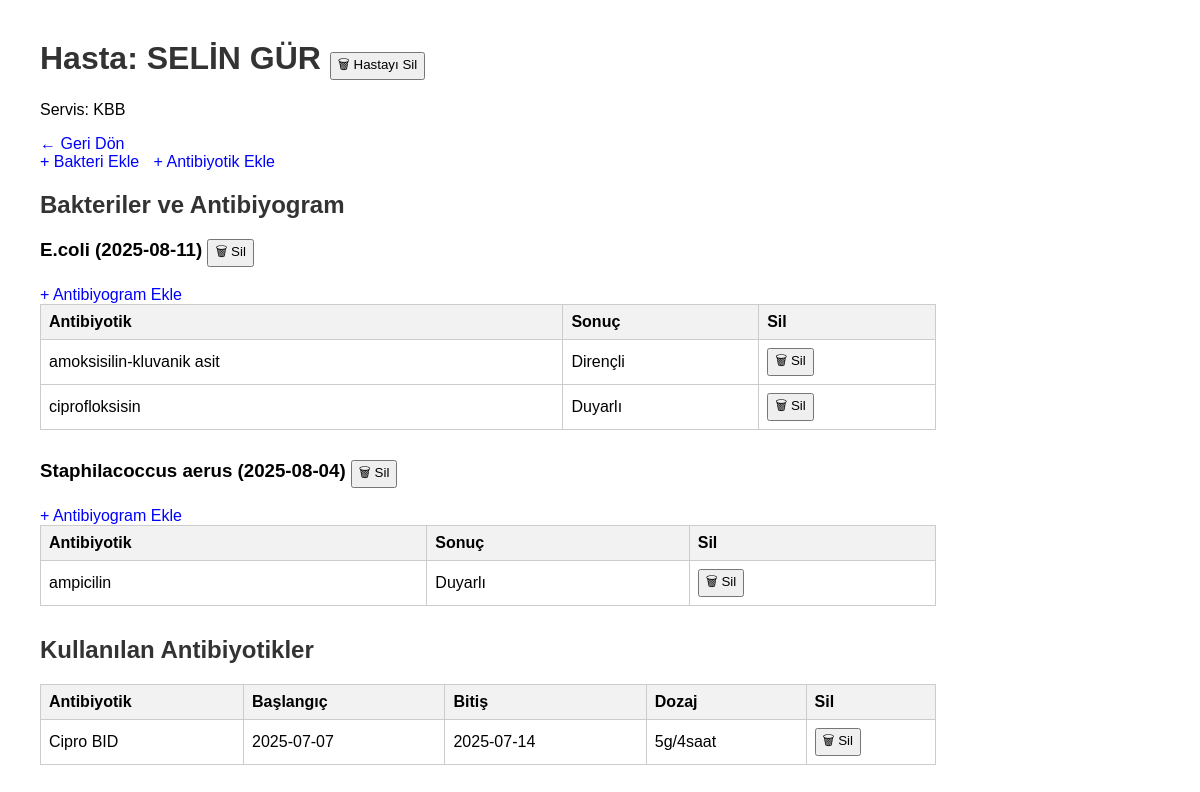
Page /hasta/1 on the committed database.
### app.py (models this page shows)
class Hasta(db.Model):
    id = db.Column(db.Integer, primary_key=True)
    tc_kimlik = db.Column(db.String(11), unique=True, nullable=False)  # 🔹 yeni alan
    ad = db.Column(db.String(50))
    soyad = db.Column(db.String(50))
    servis = db.Column(db.String(50))
    bakteriler = db.relationship('Bakteri', backref='hasta', lazy=True)
    tedaviler = db.relationship('Tedavi', backref='hasta', lazy=True)

class Bakteri(db.Model):
    id = db.Column(db.Integer, primary_key=True)
    isim = db.Column(db.String(50))
    ureme_tarihi = db.Column(db.Date, default=date.today)  # 🔹 yeni alan
    hasta_id = db.Column(db.Integer, db.ForeignKey('hasta.id'), nullable=False)
    antibiyogramlar = db.relationship('Antibiyogram', backref='bakteri', lazy=True)

class Antibiyogram(db.Model):
    id = db.Column(db.Integer, primary_key=True)
    antibiyotik = db.Column(db.String(50))
    sonuc = db.Column(db.String(20))  # Duyarlı / Dirençli
    bakteri_id = db.Column(db.Integer, db.ForeignKey('bakteri.id'), nullable=False)

class KullanilanAntibiyotik(db.Model):
    __tablename__ = 'kullanilan_antibiyotik'
    id = db.Column(db.Integer, primary_key=True)
    antibiyotik = db.Column(db.String(50))
    baslangic = db.Column(db.Date)
    bitis = db.Column(db.Date)
    dozaj = db.Column(db.String(50))
    hasta_id = db.Column(db.Integer, db.ForeignKey('hasta.id'))
    hasta = db.relationship('Hasta', backref='kullanilan_antibiyotikler')

### app.py (the view)
@app.route('/hasta/<int:id>')
def hasta_detay(id):
    hasta = Hasta.query.get_or_404(id)
    return render_template('detay.html', hasta=hasta)

### templates/detay.html (shortened to what this page needs)
<!DOCTYPE html>
<html lang="tr">
<head>
</head>
<body>
    <h1>
    Hasta: {{ hasta.ad }} {{ hasta.soyad }}
    <form action="{{ url_for('hasta_sil', hasta_id=hasta.id) }}" method="POST" style="display:inline;">
        <button type="submit" onclick="return confirm('Bu hastayı silmek istediğinize emin misiniz?')">
            🗑 Hastayı Sil
        </button>
    </form>
</h1>
<p>Servis: {{ hasta.servis }}</p>
<a href="{{ url_for('ana_sayfa') }}">← Geri Dön</a>
    <div class="actions">
        <a href="{{ url_for('bakteri_ekle', hasta_id=hasta.id) }}">+ Bakteri Ekle</a>
        <a href="{{ url_for('antibiyotik_ekle', hasta_id=hasta.id) }}">+ Antibiyotik Ekle</a>
    </div>
    <h2>Bakteriler ve Antibiyogram</h2>
    {% for bakteri in hasta.bakteriler %}
    <h3>
    {{ bakteri.isim }} ({{ bakteri.ureme_tarihi }})
    <form action="{{ url_for('bakteri_sil', bakteri_id=bakteri.id) }}" method="POST" style="display:inline;">
        <button type="submit" onclick="return confirm('Bu bakteriyi silmek istediğinize emin misiniz?')">
            🗑 Sil
        </button>
    </form>
</h3>
    <a href="{{ url_for('antibiyogram_ekle', bakteri_id=bakteri.id) }}">+ Antibiyogram Ekle</a>
    <table>
        <tr>
            <th>Antibiyotik</th>
            <th>Sonuç</th>
             <th>Sil</th>
        </tr>
        {% for ab in bakteri.antibiyogramlar %}
        <tr>
            <td>{{ ab.antibiyotik }}</td>
            <td>{{ ab.sonuc }}</td>
            <td>
            <form action="{{ url_for('antibiyogram_sil', ab_id=ab.id) }}" method="POST" style="display:inline;">
                <button type="submit" onclick="return confirm('Bu antibiyogramı silmek istediğinize emin misiniz?')">
                    🗑 Sil
                </button>
            </form>
        </td>
        </tr>
        {% else %}
        <tr><td colspan="2">Bu bakteri için antibiyogram yok.</td></tr>
        {% endfor %}
    </table>
    {% else %}
    <p>Bu hastada bakteri kaydı yok.</p>
    {% endfor %}
    <h2>Kullanılan Antibiyotikler</h2>
    <table>
        <tr>
            <th>Antibiyotik</th>
            <th>Başlangıç</th>
            <th>Bitiş</th>
            <th>Dozaj</th>
            <th>Sil</th>
        </tr>
        {% for ka in hasta.kullanilan_antibiyotikler %}
        <tr>
            <td>{{ ka.antibiyotik }}</td>
            <td>{{ ka.baslangic or '-' }}</td>
            <td>{{ ka.bitis or '-' }}</td>
            <td>{{ ka.dozaj }}</td>
          <td>
            <form action="{{ url_for('antibiyotik_sil', ka_id=ka.id) }}" method="POST" style="display:inline;">
                <button type="submit" onclick="return confirm('Bu kaydı silmek istediğinize emin misiniz?')">
                    🗑 Sil
                </button>
            </form>
        </td>
        </tr>
        {% else %}
        <tr><td colspan="4">Kayıt bulunamadı.</td></tr>
        {% endfor %}
    </table>
</body>
</html>

### templates/detay.html (style rules this page uses)
body { font-family: Arial, sans-serif; margin: 40px; }
h1, h2 { color: #333; }
table { border-collapse: collapse; width: 80%; margin-bottom: 30px; }
th, td { border: 1px solid #ccc; padding: 8px; text-align: left; }
th { background-color: #f2f2f2; }
a { text-decoration: none; color: blue; margin-right: 10px; }
.actions { margin-bottom: 20px; }

### rows in the picture
Hasta: ad "SELİN", soyad "GÜR", servis "KBB"
Bakteri: isim "E.coli", ureme_tarihi "2025-08-11"
Antibiyogram: antibiyotik "amoksisilin-kluvanik asit", sonuc "Dirençli"
Antibiyogram: antibiyotik "ciprofloksisin", sonuc "Duyarlı"
Bakteri: isim "Staphilacoccus aerus", ureme_tarihi "2025-08-04"
Antibiyogram: antibiyotik "ampicilin", sonuc "Duyarlı"
KullanilanAntibiyotik: antibiyotik "Cipro BID", baslangic "2025-07-07", bitis "2025-07-14", dozaj "5g/4saat"
